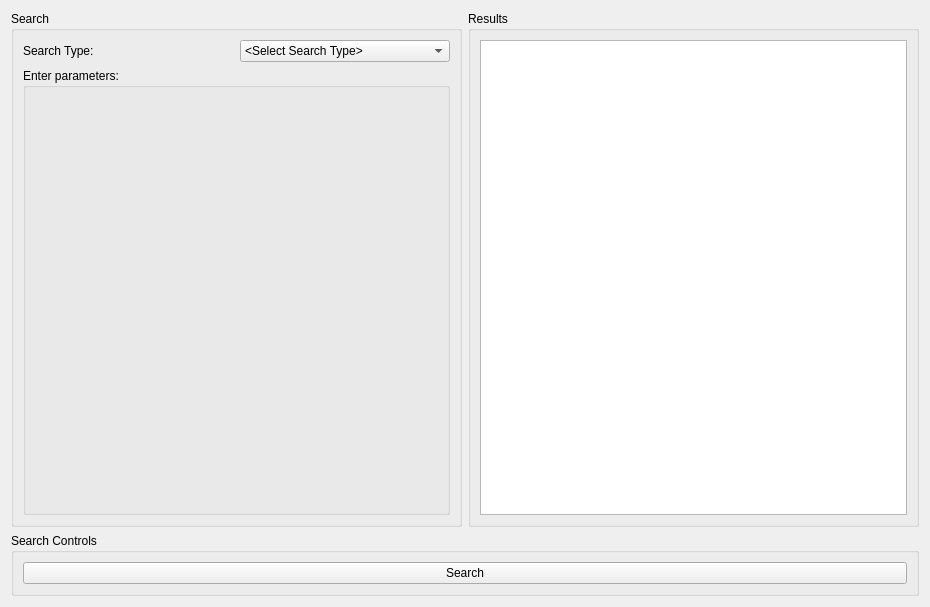
<?xml version="1.0" encoding="UTF-8"?>
<ui version="4.0">
 <class>QueryForm</class>
 <widget class="QWidget" name="QueryForm">
  <property name="geometry">
   <rect>
    <x>0</x>
    <y>0</y>
    <width>930</width>
    <height>607</height>
   </rect>
  </property>
  <property name="windowTitle">
   <string>Form</string>
  </property>
  <layout class="QGridLayout" name="gridLayout">
   <item row="0" column="1">
    <widget class="QGroupBox" name="groupBox_3">
     <property name="title">
      <string>Results</string>
     </property>
     <layout class="QGridLayout" name="gridLayout_3">
      <item row="0" column="0">
       <widget class="QTableWidget" name="tableWidget"/>
      </item>
     </layout>
    </widget>
   </item>
   <item row="0" column="0">
    <widget class="QGroupBox" name="groupBox">
     <property name="sizePolicy">
      <sizepolicy hsizetype="Expanding" vsizetype="Expanding">
       <horstretch>0</horstretch>
       <verstretch>0</verstretch>
      </sizepolicy>
     </property>
     <property name="title">
      <string>Search</string>
     </property>
     <layout class="QGridLayout" name="gridLayout_2">
      <item row="0" column="1">
       <widget class="QComboBox" name="comboBox">
        <item>
         <property name="text">
          <string>&lt;Select Search Type&gt;</string>
         </property>
        </item>
        <item>
         <property name="text">
          <string>Person</string>
         </property>
        </item>
        <item>
         <property name="text">
          <string>Mediation</string>
         </property>
        </item>
        <item>
         <property name="text">
          <string>Call Log</string>
         </property>
        </item>
       </widget>
      </item>
      <item row="0" column="0">
       <widget class="QLabel" name="label">
        <property name="text">
         <string>Search Type:</string>
        </property>
       </widget>
      </item>
      <item row="1" column="0" colspan="2">
       <widget class="QGroupBox" name="parametersGroupBox">
        <property name="title">
         <string>Enter parameters:</string>
        </property>
       </widget>
      </item>
     </layout>
    </widget>
   </item>
   <item row="1" column="0" colspan="2">
    <widget class="QGroupBox" name="groupBox_2">
     <property name="title">
      <string>Search Controls</string>
     </property>
     <layout class="QHBoxLayout" name="horizontalLayout_2">
      <item>
       <layout class="QHBoxLayout" name="horizontalLayout">
        <item>
         <widget class="QPushButton" name="searchButton">
          <property name="text">
           <string>Search</string>
          </property>
         </widget>
        </item>
       </layout>
      </item>
     </layout>
    </widget>
   </item>
  </layout>
 </widget>
 <resources/>
 <connections/>
</ui>
